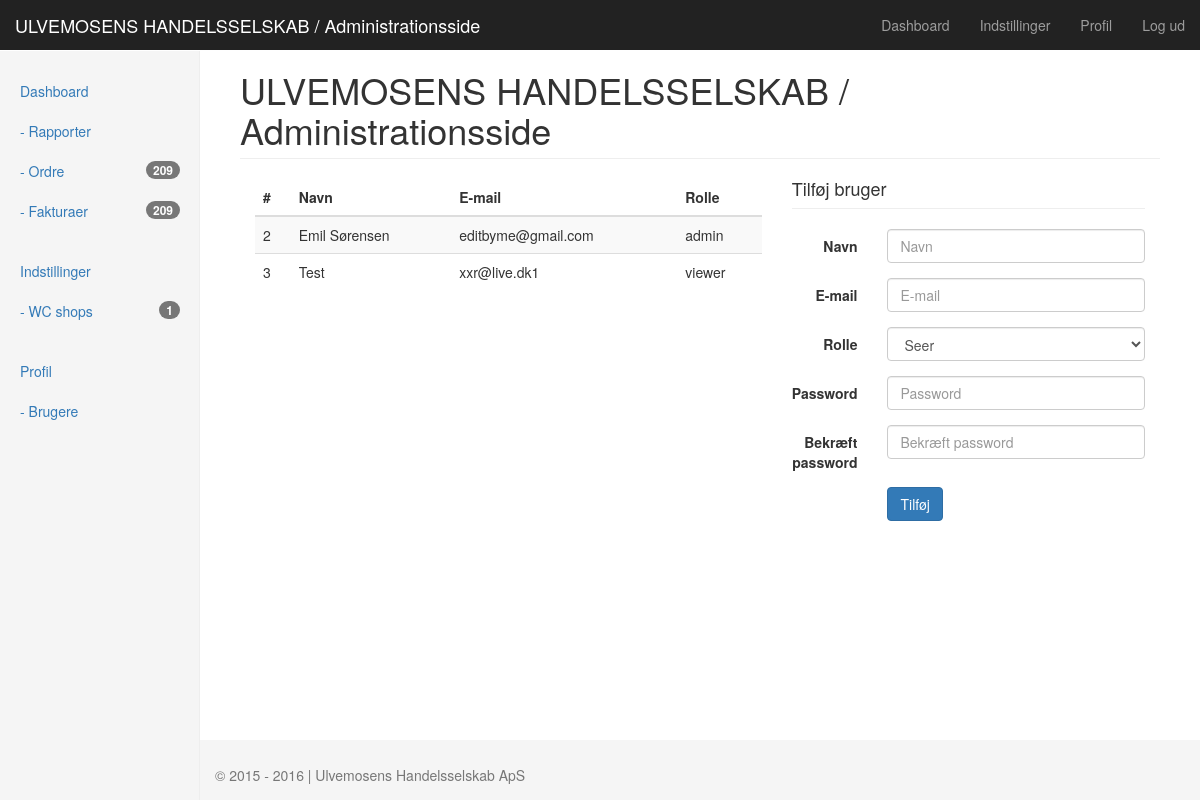
Screenshot of /admin/users.php (signed in) with the database file from the repository.
### tables this page shows
CREATE TABLE `users` (
  `id` int(11) NOT NULL,
  `email` varchar(255) NOT NULL,
  `password` varchar(60) NOT NULL,
  `name` text NOT NULL,
  `role` enum('superadmin','admin','accountant','viewer') NOT NULL DEFAULT 'viewer',
  `reset_password` varchar(255) NOT NULL
);

### app/init.php (called while the page is built, shortened)
<?php
require_once 'db.php';
require_once 'functions.php';
$current_url = str_replace(BASE_PATH.'/','',$_SERVER["SCRIPT_FILENAME"]);
$global['current_url'] = $current_url;
$global['project_name'] = 'ULVEMOSENS HANDELSSELSKAB / Administrationsside';
$titles = [
	'index.php' => $global['project_name'],
	'admin/index.php' => 'Dashboard',
	'admin/profile.php' => 'Profil',
	'admin/settings.php' => 'Indstillinger',
	'admin/orders.php' => 'Ordre',
	'admin/reports.php' => 'Rapporter',
	'admin/invoices.php' => 'Fakturaer',
	'admin/sites.php' => 'WC shops',
	'admin/users.php' => 'Brugere',
	'admin/logout.php' => 'Log ud',
];
if (array_key_exists($global['current_url'], $titles)) {
	$global['site_title'] = $titles[$global['current_url']];
	$global['site_niceurl'] = niceurl($global['current_url']);
} else {
	$global['site_title'] = $global['project_name'];
	$global['site_niceurl'] = niceurl($global['site_title']);
}

### app/functions.php (called while the page is built, shortened)
<?php
function niceurl($str, $delimiter = '-') {
	$clean = iconv('UTF-8', 'ASCII//TRANSLIT', $str);
	$clean = explode('.', $clean)[0];
	$clean = preg_replace("/[^a-zA-Z0-9\/_|+ -]/", '', $clean);
	$clean = strtolower(trim($clean, '-'));
	$clean = preg_replace("/[\/_|+ -]+/", $delimiter, $clean);
	return $clean;
}
	?>
	<?php
function get_users(){
	global $db;
	$sth = $db->prepare("SELECT * FROM users");
	$sth->execute();
	$results = $sth->fetchAll(PDO::FETCH_ASSOC);
	return $results;
}

### admin/users.php (the view, shortened to what this page needs)
<?php
require '../app/init.php';
$is_action = false;
$users = get_users();
require '../templates/admin/header.php';
?>
<div class="row">
	<?php require '../templates/admin/sidebar.php'; ?>
	<div class="col-sm-9 col-sm-offset-3 col-md-10 col-md-offset-2 main">
		<?php if ($is_action) : ?>
			<?php if ($is_action === true) : ?>
				<?php echo $message; ?>
				<?php if($action == 'edit'): ?>
					<h1 class="page-header"><?php echo $global['site_title']; ?> / Rediger</h1>
				<?php endif; ?>
			<?php else: ?>
				<?php echo $is_action; ?>
			<?php endif; ?>
		<?php else: ?>
			<h1 class="page-header"><?php echo $global['site_title']; ?></h1>
			<div class="col-sm-7">
				<?php if(!empty($users)): ?>
					<div class="table-responsive">
						<table class="table table-striped">
							<thead>
								<tr>
									<th>#</th>
									<th>Navn</th>
									<th>E-mail</th>
									<th>Rolle</th>
								</tr>
							</thead>
							<tbody>
								<?php foreach ($users as $user) : ?>
									<?php if($user['role'] != 'superadmin'): ?>
										<tr>
											<td><?php echo $user['id']; ?></td>
											<td><?php echo $user['name']; ?></td>
											<td><?php echo $user['email']; ?></td>
											<td><?php echo $user['role']; ?></td>
										</tr>
									<?php endif; ?>
								<?php endforeach; ?>
							</tbody>
						</table>
					</div>
				<?php else: ?>
					<?php echo message('Der er ingen brugere endnu.', 'warning', false); ?>
				<?php endif; ?>
			</div>
			<div class="col-sm-5">
				<h4 class="page-header">Tilføj bruger</h4>
				<form class="form-horizontal" method="post">
					<div class="form-group <?php echo (isset($form_error)) ? 'has-error' : '' ;?>">
						<label for="name" class="col-sm-3 control-label">Navn</label>
						<div class="col-sm-9">
							<input required type="text" class="form-control" name="name" id="name" placeholder="Navn" value="<?php echo (isset($_POST['name'])) ? $_POST['name'] : ''; ?>">
						</div>
					</div>
					<div class="form-group <?php echo (isset($form_error)) ? 'has-error' : '' ;?>">
						<label for="email" class="col-sm-3 control-label">E-mail</label>
						<div class="col-sm-9">
							<input required type="email" class="form-control" name="email" id="email" placeholder="E-mail" value="<?php echo (isset($_POST['email'])) ? $_POST['email'] : ''; ?>">
						</div>
					</div>
					<div class="form-group <?php echo (isset($form_error)) ? 'has-error' : '' ;?>">
						<label for="email" class="col-sm-3 control-label">Rolle</label>
						<div class="col-sm-9">
							<select name="role" id="role" class="form-control">
								<?php if (isset($_POST['role'])): ?>
									<option <?php echo ($_POST['role'] == 'viewer') ? 'selected' : '' ; ?> value="viewer">Seer</option>
									<option <?php echo ($_POST['role'] == 'accountant') ? 'selected' : '' ; ?> value="accountant">Bogholder / Revisor</option>
									<?php if(check_user_abilities_superadmin()) : ?>
										<option <?php echo ($_POST['role'] == 'admin') ? 'selected' : '' ; ?> value="admin">Administrator</option>
										<option <?php echo ($_POST['role'] == 'superadmin') ? 'selected' : '' ; ?> value="superadmin">Super Administrator</option>
									<?php endif; ?>
								<?php else: ?>
									<option selected value="viewer">Seer</option>
								<?php endif; ?>
							</select>
						</div>
					</div>
					<div class="form-group <?php echo (isset($form_error)) ? 'has-error' : '' ;?>">
						<label for="password" class="col-sm-3 control-label">Password</label>
						<div class="col-sm-9">
							<input required type="password" class="form-control" name="password" id="password" placeholder="Password">
						</div>
					</div>
					<div class="form-group <?php echo (isset($form_error)) ? 'has-error' : '' ;?>">
						<label for="confirm_password" class="col-sm-3 control-label">Bekræft password</label>
						<div class="col-sm-9">
							<input required type="password" class="form-control" name="confirm_password" id="confirm_password" placeholder="Bekræft password">
						</div>
					</div>
					<div class="form-group">
						<div class="col-sm-offset-3 col-sm-9">
							<button type="submit" class="btn btn-primary" name="add_user">Tilføj</button>
						</div>
					</div>
			</div>
		<?php endif; ?>
	</div>
</div>
<?php
require '../templates/admin/footer.php';
?>

### static/css/main.css (style rules this page uses)
body.loggedin { padding-top: 50px; }
body.loggedin .main { padding: 20px; }
@media (min-width: 768px) { body.loggedin .main { padding-right: 40px; padding-left: 40px; } }
body.loggedin .main .page-header { margin-top: 0; }

### rows the page displays
users: id "2", name "Emil Sørensen", email "editbyme@gmail.com", role "admin"
users: id "3", name "Test", email "xxr@live.dk1", role "viewer"

### other values shown
$global['project_name'] "ULVEMOSENS HANDELSSELSKAB / Administrationsside"
$titles['admin/index.php'] "Dashboard"
$titles['admin/settings.php'] "Indstillinger"
$titles['admin/profile.php'] "Profil"
$titles['admin/logout.php'] "Log ud"
$titles['admin/reports.php'] "Rapporter"
$titles['admin/orders.php'] "Ordre"
$_SESSION['orders_count'] "209"
$titles['admin/invoices.php'] "Fakturaer"
$_SESSION['invoices_count'] "209"
$titles['admin/sites.php'] "WC shops"
$_SESSION['sites_count'] "1"
$titles['admin/users.php'] "Brugere"
$global['site_title'] "ULVEMOSENS HANDELSSELSKAB / Administrationsside"
